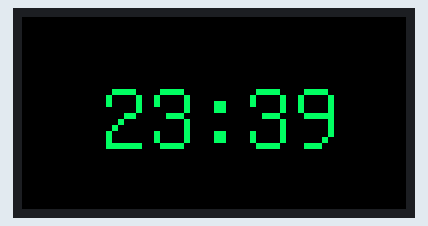
The sketch below on a simulated ESP32. Shown: 64×32 colour display.

Above: at 0.1 s.
At 0.6 s:
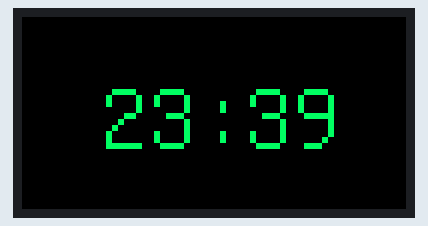

The sketch:

hub75_font.ino
```cpp
#include <Arduino.h>
#include <ESP32-HUB75-MatrixPanel-I2S-DMA.h>  // HUB75 DMA 驱动库
#include <U8g2_for_Adafruit_GFX.h>            // U8g2 字体支持库

// 1. 屏幕分辨率与链条配置
#define PANEL_RES_X 64  // 屏幕宽度
#define PANEL_RES_Y 32  // 屏幕高度
#define PANEL_CHAIN 1   // 单块屏幕

// 2. 根据你的硬件完全映射 MCU 的 GPIO 口
#define R1_PIN 4
#define G1_PIN 5
#define BL1_PIN 6  // 对应你的 B1
#define R2_PIN 7
#define G2_PIN 1
#define BL2_PIN 2    // 对应你的 B2
#define CH_A_PIN 10  // 对应你的 A
#define CH_B_PIN 8   // 对应你的 B
#define CH_C_PIN 9   // 对应你的 C
#define CH_D_PIN 11  // 对应你的 D
#define CH_E_PIN -1  // 32高屏不需要 E 轴引脚
#define LAT_PIN 40   // 对应你的 LAT
#define OE_PIN 14    // 对应你的 OE
#define CLK_PIN 41   // 对应你的 CLK

// 3. 声明屏幕驱动对象和 U8g2 字体对象
MatrixPanel_I2S_DMA *dma_display = nullptr;
U8G2_FOR_ADAFRUIT_GFX u8g2_gfx;

// 模拟的时间变量
int hours = 23;
int minutes = 39;
bool showColon = true;

void setup() {
  Serial.begin(115200);

  // 4. 配置 HUB75 接口参数
  HUB75_I2S_CFG mxconfig(PANEL_RES_X, PANEL_RES_Y, PANEL_CHAIN);
  mxconfig.gpio.r1 = R1_PIN;   mxconfig.gpio.g1 = G1_PIN;   mxconfig.gpio.b1 = BL1_PIN;
  mxconfig.gpio.r2 = R2_PIN;   mxconfig.gpio.g2 = G2_PIN;   mxconfig.gpio.b2 = BL2_PIN;
  mxconfig.gpio.a = CH_A_PIN;  mxconfig.gpio.b = CH_B_PIN;  mxconfig.gpio.c = CH_C_PIN; mxconfig.gpio.d = CH_D_PIN; mxconfig.gpio.e = CH_E_PIN;
  mxconfig.gpio.lat = LAT_PIN; mxconfig.gpio.oe = OE_PIN;   mxconfig.gpio.clk = CLK_PIN;

  // 5. 初始化屏幕驱动
  dma_display = new MatrixPanel_I2S_DMA(mxconfig);
  dma_display->begin();
  dma_display->setBrightness8(90);  // 设置初始亮度 (0-255)
  dma_display->clearScreen();

  // 6. 将 U8g2 字体库绑定到点阵屏驱动上
  u8g2_gfx.begin(*dma_display);
}

void loop() {
  // 1. 核心高速清屏
  dma_display->clearScreen();

  u8g2_gfx.setFontMode(1);  // 透明背景
  u8g2_gfx.setForegroundColor(dma_display->color565(0, 255, 100));  // 经典的绿色数码管色彩

  // 2. 申请 16 字节超级安全的防踩踏内存缓冲区
  char timeBuffer[16];
  memset(timeBuffer, 0, sizeof(timeBuffer));
  sprintf(timeBuffer, "%02d:%02d", hours, minutes);

  // 3. 💡 【核心重点】：直接调用库百分之百官方默认自带的高清 12 像素等宽计时字体
  // 它的字形极具数字科技感，边缘经过亚像素平滑，在点阵屏上渲染极其工整，没有任何扭曲！
  u8g2_gfx.setFont(u8g2_font_unifont_t_symbols);

  // 4. 4位数字在该字体下的完美物理居中坐标 (X=13 左右绝对对称, Y=22 上下完美对称留白)
  u8g2_gfx.drawStr(13, 22, timeBuffer);

  // 5. 核心：如果不需要显示冒号，使用精密重算的位置无缝消灭中间的冒号
  if (!showColon) {
    // 对应官方字体在 X=13 居中时，冒号极为精准地落在了第 31、32 像素列上
    // 用 2 像素宽的黑色矩形完美覆盖，后面的数字（哪怕是数字3）绝对死死固定，毫无位移跳动！
    dma_display->fillRect(31, 0, 2, 32, dma_display->color565(0, 0, 0));
  }

  // 6. 翻转状态实现闪烁
  showColon = !showColon;

  delay(500);
}
```

Measured:
- what the display in image 1 shows lasts 0.5 s, from 0.5 s to 1.0 s
